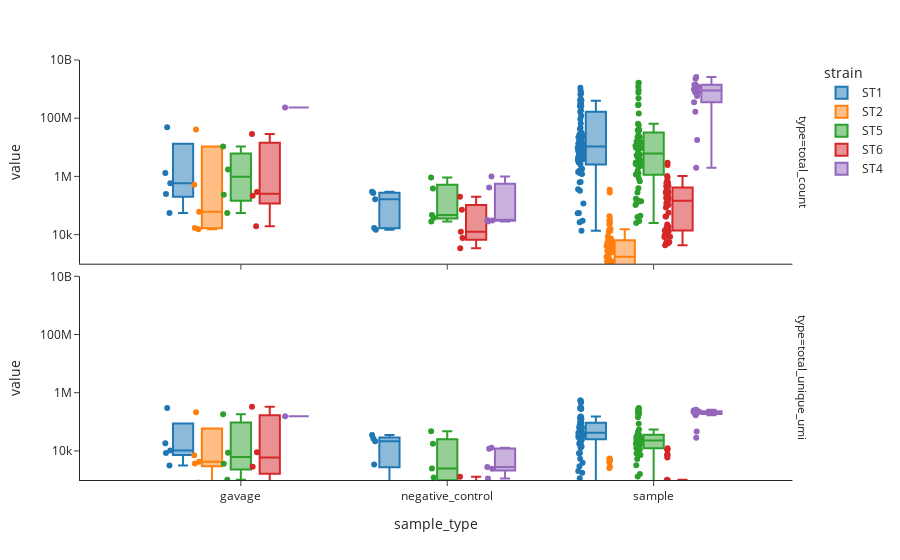

The notebook cell saved with this chart:
### Code cell
df_strains_gpd = df_total_stack.groupby(['sample_type', 'sample', 'strain']).agg(**agg_dict)

df_strains_gpd = df_strains_gpd.reset_index()
df_strains_gpd = df_strains_gpd.set_index(['sample_type', 'sample','strain']).stack()
df_strains_gpd = df_strains_gpd.reset_index()
display(df_strains_gpd)
df_strains_gpd = df_strains_gpd.rename(columns = {'level_3':'type', 0:'value'})
df_strains_gpd

fig = px.box(df_strains_gpd,
             x = 'sample_type',
             y = 'value',
             color = 'strain',
             facet_row='type',
             hover_data = ['sample'],
             template = 'simple_white',
             points = 'all',
             log_y = True,
             )
#for i, facet in fig.facets
#fig.update_yaxes(matches = None, showticklabels = True)
fig.update_yaxes(row = 1,col = 1 ,range = [3, 10])
fig.update_yaxes(row = 2, col = 1,range = [1, 7])
fig.show()

### Figure 1 — Plotly figure (JSON) as saved in the notebook; plotly's stock layout.template omitted (floating-point values rounded to 4 significant figures)
{"data": [{"alignmentgroup": "True", "boxpoints": "all", "customdata": [["s1_gavage-DNA"], ["s3_gavage-DNA"], ["s5_gavage-DNA"], ["s7_gavage-DNA"], ["s9_gavage-DNA"], ["NTC_H3_NTC"], ["WATER_B3_WATER"], ["WATER_C6_WATER"], ["WATER_D2_WATER"], ["WATER_F9_WATER"], ["s100_SI-DNA"], ["s101_SI-DNA"], ["s102_SI-DNA"], ["s103_SI-DNA"], ["s104_SI-DNA"], ["s105_SI-DNA"], ["s106_SI-DNA"], ["s107_SI-DNA"], ["s108_SI-DNA"], ["s109_Cecum-DNA"], ["s110_Cecum-DNA"], ["s111_Cecum-DNA"], ["s112_Cecum-DNA"], ["s113_Cecum-DNA"], ["s114_Cecum-DNA"], ["s115_Cecum-DNA"], ["s116_Cecum-DNA"], ["s117_Cecum-DNA"], ["s118_Cecum-DNA"], ["s119_Pr.-Colon-DNA"], ["s120_Pr.-Colon-DNA"], ["s121_Pr.-Colon-DNA"], ["s122_Pr.-Colon-DNA"], ["s123_Pr.-Colon-DNA"], ["s124_Pr.-Colon-DNA"], ["s125_Pr.-Colon-DNA"], ["s126_Pr.-Colon-DNA"], ["s127_Pr.-Colon-DNA"], ["s128_Pr.-Colon-DNA"], ["s19_stool-DNA"], ["s20_stool-DNA"], ["s21_stool-DNA"], ["s22_stool-DNA"], ["s23_stool-DNA"], ["s24_stool-DNA"], ["s25_stool-DNA"], ["s26_stool-DNA"], ["s27_stool-DNA"], ["s28_stool-DNA"], ["s29_stool-DNA"], ["s30_stool-DNA"], ["s31_stool-DNA"], ["s32_stool-DNA"], ["s33_stool-DNA"], ["s34_stool-DNA"], ["s35_stool-DNA"], ["s36_stool-DNA"], ["s37_stool-DNA"], ["s38_stool-DNA"], ["s39_stool-DNA"], ["s40_stool-DNA"], ["s41_stool-DNA"], ["s42_stool-DNA"], ["s43_stool-DNA"], ["s44_stool-DNA"], ["s45_stool-DNA"], ["s46_stool-DNA"], ["s47_stool-DNA"], ["s48_stool-DNA"], ["s49_stool-DNA"], ["s50_stool-DNA"], ["s51_stool-DNA"], ["s52_stool-DNA"], ["s53_stool-DNA"], ["s54_stool-DNA"], ["s55_stool-DNA"], ["s56_stool-DNA"], ["s57_stool-DNA"], ["s58_stool-DNA"], ["s99_SI-DNA"]], "hovertemplate": "strain=ST1<br>type=total_count<br>sample_type=%{x}<br>value=%{y}<br>sample=%{customdata[0]}<extra></extra>", "legendgroup": "ST1", "marker": {"color": "#1F77B4"}, "name": "ST1", "notched": false, "offsetgroup": "ST1", "orientation": "v", "showlegend": true, "type": "box", "x": ["gavage", "gavage", "gavage", "gavage", "gavage", "negative_control", "negative_control", "negative_control", "negative_control", "negative_control", "sample", "sample", "sample", "sample", "sample", "sample", "sample", "sample", "sample", "sample", "sample", "sample", "sample", "sample", "sample", "sample", "sample", "sample", "sample", "sample", "sample", "sample", "sample", "sample", "sample", "sample", "sample", "sample", "sample", "sample", "sample", "sample", "sample", "sample", "sample", "sample", "sample", "sample", "sample", "sample", "sample", "sample", "sample", "sample", "sample", "sample", "sample", "sample", "sample", "sample", "sample", "sample", "sample", "sample", "sample", "sample", "sample", "sample", "sample", "sample", "sample", "sample", "sample", "sample", "sample", "sample", "sample", "sample", "sample", "sample"], "x0": " ", "xaxis": "x2", "y": [48590000.0, 55070.0, 586500.0, 249200.0, 1304000.0, 269500.0, 16980.0, 162400.0, 297700.0, 14620.0, 627800.0, 1319000.0, 29830.0, 5859000.0, 363700.0, 27750000.0, 1412000.0, 9623000.0, 116600.0, 735600000.0, 166900000.0, 428400000.0, 54240.0, 320200000.0, 9711000.0, 42160000.0, 259400000.0, 5845000.0, 3813000.0, 27460000.0, 3642000.0, 24830000.0, 1263000.0, 4869000.0, 65490000.0, 13580000.0, 875100000.0, 11430000.0, 13150000.0, 415300000.0, 320500.0, 3020000.0, 1213000.0, 55570.0, 13590.0, 2558000.0, 26320.0, 8839000.0, 398700000.0, 297200000.0, 22260000.0, 122600000.0, 8642000.0, 273700000.0, 1410000.0, 430300000.0, 640100.0, 7658000.0, 5940000.0, 1106000000.0, 47020000.0, 16080000.0, 7434000.0, 319000000.0, 1632000.0, 715500000.0, 396200000.0, 8042000.0, 4493000.0, 257600000.0, 184100000.0, 31550000.0, 1819000.0, 641100000.0, 4579000.0, 18000000.0, 93840000.0, 15210000.0, 6242000.0, 21370000.0], "y0": " ", "yaxis": "y2"}, {"alignmentgroup": "True", "boxpoints": "all", "customdata": [["s1_gavage-DNA"], ["s3_gavage-DNA"], ["s5_gavage-DNA"], ["s7_gavage-DNA"], ["s9_gavage-DNA"], ["NTC_H3_NTC"], ["WATER_B3_WATER"], ["WATER_C6_WATER"], ["WATER_D2_WATER"], ["WATER_F9_WATER"], ["s100_SI-DNA"], ["s101_SI-DNA"], ["s102_SI-DNA"], ["s103_SI-DNA"], ["s104_SI-DNA"], ["s105_SI-DNA"], ["s106_SI-DNA"], ["s107_SI-DNA"], ["s108_SI-DNA"], ["s109_Cecum-DNA"], ["s110_Cecum-DNA"], ["s111_Cecum-DNA"], ["s112_Cecum-DNA"], ["s113_Cecum-DNA"], ["s114_Cecum-DNA"], ["s115_Cecum-DNA"], ["s116_Cecum-DNA"], ["s117_Cecum-DNA"], ["s118_Cecum-DNA"], ["s119_Pr.-Colon-DNA"], ["s120_Pr.-Colon-DNA"], ["s121_Pr.-Colon-DNA"], ["s122_Pr.-Colon-DNA"], ["s123_Pr.-Colon-DNA"], ["s124_Pr.-Colon-DNA"], ["s125_Pr.-Colon-DNA"], ["s126_Pr.-Colon-DNA"], ["s127_Pr.-Colon-DNA"], ["s128_Pr.-Colon-DNA"], ["s19_stool-DNA"], ["s20_stool-DNA"], ["s21_stool-DNA"], ["s22_stool-DNA"], ["s23_stool-DNA"], ["s24_stool-DNA"], ["s25_stool-DNA"], ["s26_stool-DNA"], ["s27_stool-DNA"], ["s28_stool-DNA"], ["s29_stool-DNA"], ["s30_stool-DNA"], ["s31_stool-DNA"], ["s32_stool-DNA"], ["s33_stool-DNA"], ["s34_stool-DNA"], ["s35_stool-DNA"], ["s36_stool-DNA"], ["s37_stool-DNA"], ["s38_stool-DNA"], ["s39_stool-DNA"], ["s40_stool-DNA"], ["s41_stool-DNA"], ["s42_stool-DNA"], ["s43_stool-DNA"], ["s44_stool-DNA"], ["s45_stool-DNA"], ["s46_stool-DNA"], ["s47_stool-DNA"], ["s48_stool-DNA"], ["s49_stool-DNA"], ["s50_stool-DNA"], ["s51_stool-DNA"], ["s52_stool-DNA"], ["s53_stool-DNA"], ["s54_stool-DNA"], ["s55_stool-DNA"], ["s56_stool-DNA"], ["s57_stool-DNA"], ["s58_stool-DNA"], ["s99_SI-DNA"]], "hovertemplate": "strain=ST1<br>type=total_unique_umi<br>sample_type=%{x}<br>value=%{y}<br>sample=%{customdata[0]}<extra></extra>", "legendgroup": "ST1", "marker": {"color": "#1F77B4"}, "name": "ST1", "notched": false, "offsetgroup": "ST1", "orientation": "v", "showlegend": false, "type": "box", "x": ["gavage", "gavage", "gavage", "gavage", "gavage", "negative_control", "negative_control", "negative_control", "negative_control", "negative_control", "sample", "sample", "sample", "sample", "sample", "sample", "sample", "sample", "sample", "sample", "sample", "sample", "sample", "sample", "sample", "sample", "sample", "sample", "sample", "sample", "sample", "sample", "sample", "sample", "sample", "sample", "sample", "sample", "sample", "sample", "sample", "sample", "sample", "sample", "sample", "sample", "sample", "sample", "sample", "sample", "sample", "sample", "sample", "sample", "sample", "sample", "sample", "sample", "sample", "sample", "sample", "sample", "sample", "sample", "sample", "sample", "sample", "sample", "sample", "sample", "sample", "sample", "sample", "sample", "sample", "sample", "sample", "sample", "sample", "sample"], "x0": " ", "xaxis": "x", "y": [298100.0, 3173.0, 8508.0, 18160.0, 10310.0, 35400.0, 3415.0, 26480.0, 21350.0, 772.0, 14790.0, 17680.0, 2020.0, 5352.0, 3943.0, 12900.0, 8485.0, 16740.0, 8311.0, 539100.0, 67880.0, 312400.0, 14300.0, 129900.0, 46590.0, 42060.0, 74630.0, 34650.0, 29960.0, 125300.0, 44560.0, 274600.0, 30360.0, 30840.0, 30790.0, 29510.0, 61210.0, 30280.0, 30160.0, 291900.0, 19160.0, 91260.0, 39150.0, 1780.0, 1158.0, 20150.0, 673.0, 151400.0, 148300.0, 477000.0, 30240.0, 298700.0, 25370.0, 134500.0, 33430.0, 88110.0, 2955.0, 52960.0, 54990.0, 457100.0, 66110.0, 296300.0, 43950.0, 126600.0, 33220.0, 88610.0, 65520.0, 36880.0, 41350.0, 538000.0, 92760.0, 286400.0, 23220.0, 143900.0, 33320.0, 84480.0, 61790.0, 42850.0, 41840.0, 40450.0], "y0": " ", "yaxis": "y"}, {"alignmentgroup": "True", "boxpoints": "all", "customdata": [["s1_gavage-DNA"], ["s3_gavage-DNA"], ["s5_gavage-DNA"], ["s7_gavage-DNA"], ["s9_gavage-DNA"], ["NTC_H3_NTC"], ["WATER_B3_WATER"], ["WATER_C6_WATER"], ["WATER_D2_WATER"], ["s100_SI-DNA"], ["s101_SI-DNA"], ["s102_SI-DNA"], ["s103_SI-DNA"], ["s104_SI-DNA"], ["s105_SI-DNA"], ["s106_SI-DNA"], ["s107_SI-DNA"], ["s108_SI-DNA"], ["s109_Cecum-DNA"], ["s110_Cecum-DNA"], ["s111_Cecum-DNA"], ["s112_Cecum-DNA"], ["s113_Cecum-DNA"], ["s114_Cecum-DNA"], ["s115_Cecum-DNA"], ["s116_Cecum-DNA"], ["s117_Cecum-DNA"], ["s118_Cecum-DNA"], ["s119_Pr.-Colon-DNA"], ["s120_Pr.-Colon-DNA"], ["s121_Pr.-Colon-DNA"], ["s122_Pr.-Colon-DNA"], ["s123_Pr.-Colon-DNA"], ["s124_Pr.-Colon-DNA"], ["s125_Pr.-Colon-DNA"], ["s126_Pr.-Colon-DNA"], ["s127_Pr.-Colon-DNA"], ["s128_Pr.-Colon-DNA"], ["s19_stool-DNA"], ["s20_stool-DNA"], ["s21_stool-DNA"], ["s22_stool-DNA"], ["s23_stool-DNA"], ["s24_stool-DNA"], ["s25_stool-DNA"], ["s26_stool-DNA"], ["s27_stool-DNA"], ["s28_stool-DNA"], ["s29_stool-DNA"], ["s30_stool-DNA"], ["s31_stool-DNA"], ["s32_stool-DNA"], ["s33_stool-DNA"], ["s34_stool-DNA"], ["s35_stool-DNA"], ["s37_stool-DNA"], ["s38_stool-DNA"], ["s39_stool-DNA"], ["s40_stool-DNA"], ["s41_stool-DNA"], ["s42_stool-DNA"], ["s43_stool-DNA"], ["s44_stool-DNA"], ["s45_stool-DNA"], ["s46_stool-DNA"], ["s47_stool-DNA"], ["s48_stool-DNA"], ["s49_stool-DNA"], ["s50_stool-DNA"], ["s51_stool-DNA"], ["s52_stool-DNA"], ["s53_stool-DNA"], ["s54_stool-DNA"], ["s55_stool-DNA"], ["s56_stool-DNA"], ["s57_stool-DNA"], ["s58_stool-DNA"], ["s99_SI-DNA"]], "hovertemplate": "strain=ST2<br>type=total_count<br>sample_type=%{x}<br>value=%{y}<br>sample=%{customdata[0]}<extra></extra>", "legendgroup": "ST2", "marker": {"color": "#FF7F0E"}, "name": "ST2", "notched": false, "offsetgroup": "ST2", "orientation": "v", "showlegend": true, "type": "box", "x": ["gavage", "gavage", "gavage", "gavage", "gavage", "negative_control", "negative_control", "negative_control", "negative_control", "sample", "sample", "sample", "sample", "sample", "sample", "sample", "sample", "sample", "sample", "sample", "sample", "sample", "sample", "sample", "sample", "sample", "sample", "sample", "sample", "sample", "sample", "sample", "sample", "sample", "sample", "sample", "sample", "sample", "sample", "sample", "sample", "sample", "sample", "sample", "sample", "sample", "sample", "sample", "sample", "sample", "sample", "sample", "sample", "sample", "sample", "sample", "sample", "sample", "sample", "sample", "sample", "sample", "sample", "sample", "sample", "sample", "sample", "sample", "sample", "sample", "sample", "sample", "sample", "sample", "sample", "sample", "sample", "sample"], "x0": " ", "xaxis": "x2", "y": [40710000.0, 15230.0, 61440.0, 16800.0, 518400.0, 33.0, 743.0, 84.0, 22.0, 14.0, 156.0, 2.0, 796.0, 909.0, 232.0, 92.0, 6904.0, 38.0, 24800.0, 13660.0, 5627.0, 1.0, 625.0, 1682.0, 18.0, 910.0, 1741.0, 2560.0, 15750.0, 69.0, 629.0, 522.0, 536.0, 718.0, 13.0, 3150.0, 3541.0, 4146.0, 282100.0, 22520.0, 4160.0, 42480.0, 434.0, 3.0, 29220.0, 800.0, 6379.0, 346000.0, 5200.0, 1453.0, 5622.0, 2464.0, 736.0, 20.0, 7155.0, 2064.0, 3394.0, 32880.0, 3184.0, 1211.0, 15250.0, 6346.0, 114.0, 7400.0, 4977.0, 12650.0, 8860.0, 13580.0, 4219.0, 1187.0, 256.0, 1114.0, 77.0, 51.0, 214.0, 2717.0, 4074.0, 1162.0], "y0": " ", "yaxis": "y2"}, {"alignmentgroup": "True", "boxpoints": "all", "customdata": [["s1_gavage-DNA"], ["s3_gavage-DNA"], ["s5_gavage-DNA"], ["s7_gavage-DNA"], ["s9_gavage-DNA"], ["NTC_H3_NTC"], ["WATER_B3_WATER"], ["WATER_C6_WATER"], ["WATER_D2_WATER"], ["s100_SI-DNA"], ["s101_SI-DNA"], ["s102_SI-DNA"], ["s103_SI-DNA"], ["s104_SI-DNA"], ["s105_SI-DNA"], ["s106_SI-DNA"], ["s107_SI-DNA"], ["s108_SI-DNA"], ["s109_Cecum-DNA"], ["s110_Cecum-DNA"], ["s111_Cecum-DNA"], ["s112_Cecum-DNA"], ["s113_Cecum-DNA"], ["s114_Cecum-DNA"], ["s115_Cecum-DNA"], ["s116_Cecum-DNA"], ["s117_Cecum-DNA"], ["s118_Cecum-DNA"], ["s119_Pr.-Colon-DNA"], ["s120_Pr.-Colon-DNA"], ["s121_Pr.-Colon-DNA"], ["s122_Pr.-Colon-DNA"], ["s123_Pr.-Colon-DNA"], ["s124_Pr.-Colon-DNA"], ["s125_Pr.-Colon-DNA"], ["s126_Pr.-Colon-DNA"], ["s127_Pr.-Colon-DNA"], ["s128_Pr.-Colon-DNA"], ["s19_stool-DNA"], ["s20_stool-DNA"], ["s21_stool-DNA"], ["s22_stool-DNA"], ["s23_stool-DNA"], ["s24_stool-DNA"], ["s25_stool-DNA"], ["s26_stool-DNA"], ["s27_stool-DNA"], ["s28_stool-DNA"], ["s29_stool-DNA"], ["s30_stool-DNA"], ["s31_stool-DNA"], ["s32_stool-DNA"], ["s33_stool-DNA"], ["s34_stool-DNA"], ["s35_stool-DNA"], ["s37_stool-DNA"], ["s38_stool-DNA"], ["s39_stool-DNA"], ["s40_stool-DNA"], ["s41_stool-DNA"], ["s42_stool-DNA"], ["s43_stool-DNA"], ["s44_stool-DNA"], ["s45_stool-DNA"], ["s46_stool-DNA"], ["s47_stool-DNA"], ["s48_stool-DNA"], ["s49_stool-DNA"], ["s50_stool-DNA"], ["s51_stool-DNA"], ["s52_stool-DNA"], ["s53_stool-DNA"], ["s54_stool-DNA"], ["s55_stool-DNA"], ["s56_stool-DNA"], ["s57_stool-DNA"], ["s58_stool-DNA"], ["s99_SI-DNA"]], "hovertemplate": "strain=ST2<br>type=total_unique_umi<br>sample_type=%{x}<br>value=%{y}<br>sample=%{customdata[0]}<extra></extra>", "legendgroup": "ST2", "marker": {"color": "#FF7F0E"}, "name": "ST2", "notched": false, "offsetgroup": "ST2", "orientation": "v", "showlegend": false, "type": "box", "x": ["gavage", "gavage", "gavage", "gavage", "gavage", "negative_control", "negative_control", "negative_control", "negative_control", "sample", "sample", "sample", "sample", "sample", "sample", "sample", "sample", "sample", "sample", "sample", "sample", "sample", "sample", "sample", "sample", "sample", "sample", "sample", "sample", "sample", "sample", "sample", "sample", "sample", "sample", "sample", "sample", "sample", "sample", "sample", "sample", "sample", "sample", "sample", "sample", "sample", "sample", "sample", "sample", "sample", "sample", "sample", "sample", "sample", "sample", "sample", "sample", "sample", "sample", "sample", "sample", "sample", "sample", "sample", "sample", "sample", "sample", "sample", "sample", "sample", "sample", "sample", "sample", "sample", "sample", "sample", "sample", "sample"], "x0": " ", "xaxis": "x", "y": [214500.0, 818.0, 3682.0, 7109.0, 4235.0, 17.0, 7.0, 79.0, 10.0, 10.0, 15.0, 2.0, 14.0, 8.0, 18.0, 17.0, 33.0, 21.0, 52.0, 21.0, 40.0, 1.0, 20.0, 39.0, 6.0, 42.0, 23.0, 58.0, 47.0, 17.0, 39.0, 39.0, 9.0, 18.0, 8.0, 51.0, 36.0, 22.0, 5184.0, 2886.0, 4081.0, 5179.0, 7.0, 2.0, 2584.0, 13.0, 5489.0, 4577.0, 49.0, 22.0, 51.0, 25.0, 32.0, 18.0, 55.0, 28.0, 71.0, 142.0, 92.0, 113.0, 123.0, 92.0, 76.0, 144.0, 147.0, 108.0, 170.0, 43.0, 32.0, 53.0, 15.0, 27.0, 18.0, 40.0, 28.0, 17.0, 63.0, 15.0], "y0": " ", "yaxis": "y"}, {"alignmentgroup": "True", "boxpoints": "all", "customdata": [["s2_gavage-DNA"], ["s4_gavage-DNA"], ["s6_gavage-DNA"], ["s8_gavage-DNA"], ["NTC_H3_NTC"], ["WATER_B3_WATER"], ["WATER_C6_WATER"], ["WATER_D2_WATER"], ["WATER_F9_WATER"], ["s100_SI-DNA"], ["s101_SI-DNA"], ["s102_SI-DNA"], ["s103_SI-DNA"], ["s104_SI-DNA"], ["s105_SI-DNA"], ["s106_SI-DNA"], ["s109_Cecum-DNA"], ["s110_Cecum-DNA"], ["s111_Cecum-DNA"], ["s112_Cecum-DNA"], ["s113_Cecum-DNA"], ["s114_Cecum-DNA"], ["s115_Cecum-DNA"], ["s116_Cecum-DNA"], ["s119_Pr.-Colon-DNA"], ["s120_Pr.-Colon-DNA"], ["s121_Pr.-Colon-DNA"], ["s122_Pr.-Colon-DNA"], ["s123_Pr.-Colon-DNA"], ["s124_Pr.-Colon-DNA"], ["s125_Pr.-Colon-DNA"], ["s126_Pr.-Colon-DNA"], ["s19_stool-DNA"], ["s20_stool-DNA"], ["s21_stool-DNA"], ["s22_stool-DNA"], ["s23_stool-DNA"], ["s24_stool-DNA"], ["s25_stool-DNA"], ["s26_stool-DNA"], ["s29_stool-DNA"], ["s30_stool-DNA"], ["s31_stool-DNA"], ["s32_stool-DNA"], ["s33_stool-DNA"], ["s34_stool-DNA"], ["s35_stool-DNA"], ["s36_stool-DNA"], ["s39_stool-DNA"], ["s40_stool-DNA"], ["s41_stool-DNA"], ["s42_stool-DNA"], ["s43_stool-DNA"], ["s44_stool-DNA"], ["s45_stool-DNA"], ["s46_stool-DNA"], ["s49_stool-DNA"], ["s50_stool-DNA"], ["s51_stool-DNA"], ["s52_stool-DNA"], ["s53_stool-DNA"], ["s54_stool-DNA"], ["s55_stool-DNA"], ["s56_stool-DNA"], ["s99_SI-DNA"]], "hovertemplate": "strain=ST5<br>type=total_count<br>sample_type=%{x}<br>value=%{y}<br>sample=%{customdata[0]}<extra></extra>", "legendgroup": "ST5", "marker": {"color": "#2CA02C"}, "name": "ST5", "notched": false, "offsetgroup": "ST5", "orientation": "v", "showlegend": true, "type": "box", "x": ["gavage", "gavage", "gavage", "gavage", "negative_control", "negative_control", "negative_control", "negative_control", "negative_control", "sample", "sample", "sample", "sample", "sample", "sample", "sample", "sample", "sample", "sample", "sample", "sample", "sample", "sample", "sample", "sample", "sample", "sample", "sample", "sample", "sample", "sample", "sample", "sample", "sample", "sample", "sample", "sample", "sample", "sample", "sample", "sample", "sample", "sample", "sample", "sample", "sample", "sample", "sample", "sample", "sample", "sample", "sample", "sample", "sample", "sample", "sample", "sample", "sample", "sample", "sample", "sample", "sample", "sample", "sample", "sample"], "x0": " ", "xaxis": "x2", "y": [10610000.0, 235500.0, 54990.0, 1721000.0, 47160.0, 37800.0, 387400.0, 920900.0, 28440.0, 4669000.0, 2574000.0, 169800.0, 15590000.0, 1129000.0, 26160000.0, 1165000.0, 22380000.0, 1636000000.0, 11260000.0, 5511000.0, 6776000.0, 57810000.0, 279800.0, 1562000.0, 4065000.0, 38340000.0, 849400.0, 145900000.0, 122600.0, 482600000.0, 139200.0, 5319000.0, 2728000.0, 65060000.0, 151100.0, 9688000.0, 44180.0, 40500.0, 15840000.0, 24810.0, 2253000.0, 754100000.0, 2977000.0, 1214000000.0, 10830000.0, 10220000.0, 2343000.0, 29280.0, 40420000.0, 293800000.0, 394400.0, 920200000.0, 11960000.0, 11270000.0, 2765000.0, 3590000.0, 9344000.0, 1660000000.0, 1283000.0, 280900000.0, 14910000.0, 38330000.0, 103600.0, 679100.0, 22160000.0], "y0": " ", "yaxis": "y2"}, {"alignmentgroup": "True", "boxpoints": "all", "customdata": [["s2_gavage-DNA"], ["s4_gavage-DNA"], ["s6_gavage-DNA"], ["s8_gavage-DNA"], ["NTC_H3_NTC"], ["WATER_B3_WATER"], ["WATER_C6_WATER"], ["WATER_D2_WATER"], ["WATER_F9_WATER"], ["s100_SI-DNA"], ["s101_SI-DNA"], ["s102_SI-DNA"], ["s103_SI-DNA"], ["s104_SI-DNA"], ["s105_SI-DNA"], ["s106_SI-DNA"], ["s109_Cecum-DNA"], ["s110_Cecum-DNA"], ["s111_Cecum-DNA"], ["s112_Cecum-DNA"], ["s113_Cecum-DNA"], ["s114_Cecum-DNA"], ["s115_Cecum-DNA"], ["s116_Cecum-DNA"], ["s119_Pr.-Colon-DNA"], ["s120_Pr.-Colon-DNA"], ["s121_Pr.-Colon-DNA"], ["s122_Pr.-Colon-DNA"], ["s123_Pr.-Colon-DNA"], ["s124_Pr.-Colon-DNA"], ["s125_Pr.-Colon-DNA"], ["s126_Pr.-Colon-DNA"], ["s19_stool-DNA"], ["s20_stool-DNA"], ["s21_stool-DNA"], ["s22_stool-DNA"], ["s23_stool-DNA"], ["s24_stool-DNA"], ["s25_stool-DNA"], ["s26_stool-DNA"], ["s29_stool-DNA"], ["s30_stool-DNA"], ["s31_stool-DNA"], ["s32_stool-DNA"], ["s33_stool-DNA"], ["s34_stool-DNA"], ["s35_stool-DNA"], ["s36_stool-DNA"], ["s39_stool-DNA"], ["s40_stool-DNA"], ["s41_stool-DNA"], ["s42_stool-DNA"], ["s43_stool-DNA"], ["s44_stool-DNA"], ["s45_stool-DNA"], ["s46_stool-DNA"], ["s49_stool-DNA"], ["s50_stool-DNA"], ["s51_stool-DNA"], ["s52_stool-DNA"], ["s53_stool-DNA"], ["s54_stool-DNA"], ["s55_stool-DNA"], ["s56_stool-DNA"], ["s99_SI-DNA"]], "hovertemplate": "strain=ST5<br>type=total_unique_umi<br>sample_type=%{x}<br>value=%{y}<br>sample=%{customdata[0]}<extra></extra>", "legendgroup": "ST5", "marker": {"color": "#2CA02C"}, "name": "ST5", "notched": false, "offsetgroup": "ST5", "orientation": "v", "showlegend": false, "type": "box", "x": ["gavage", "gavage", "gavage", "gavage", "negative_control", "negative_control", "negative_control", "negative_control", "negative_control", "sample", "sample", "sample", "sample", "sample", "sample", "sample", "sample", "sample", "sample", "sample", "sample", "sample", "sample", "sample", "sample", "sample", "sample", "sample", "sample", "sample", "sample", "sample", "sample", "sample", "sample", "sample", "sample", "sample", "sample", "sample", "sample", "sample", "sample", "sample", "sample", "sample", "sample", "sample", "sample", "sample", "sample", "sample", "sample", "sample", "sample", "sample", "sample", "sample", "sample", "sample", "sample", "sample", "sample", "sample", "sample"], "x0": " ", "xaxis": "x", "y": [181200.0, 8713.0, 1013.0, 3621.0, 2476.0, 1220.0, 17700.0, 47610.0, 299.0, 86420.0, 11680.0, 5318.0, 13520.0, 3197.0, 12580.0, 7498.0, 26160.0, 295900.0, 27290.0, 54440.0, 20750.0, 45050.0, 10510.0, 15590.0, 20030.0, 250800.0, 29240.0, 185900.0, 9497.0, 34530.0, 12220.0, 17800.0, 8197.0, 143500.0, 13340.0, 24280.0, 1614.0, 388.0, 10870.0, 371.0, 22820.0, 266700.0, 34970.0, 192700.0, 21610.0, 35420.0, 22930.0, 1321.0, 26100.0, 229600.0, 29480.0, 209300.0, 22780.0, 29830.0, 17310.0, 16840.0, 30530.0, 283000.0, 33710.0, 196200.0, 17980.0, 36110.0, 18760.0, 17970.0, 7205.0], "y0": " ", "yaxis": "y"}, {"alignmentgroup": "True", "boxpoints": "all", "customdata": [["s2_gavage-DNA"], ["s4_gavage-DNA"], ["s6_gavage-DNA"], ["s8_gavage-DNA"], ["NTC_H3_NTC"], ["WATER_B3_WATER"], ["WATER_C6_WATER"], ["WATER_D2_WATER"], ["WATER_F9_WATER"], ["s100_SI-DNA"], ["s101_SI-DNA"], ["s102_SI-DNA"], ["s103_SI-DNA"], ["s104_SI-DNA"], ["s105_SI-DNA"], ["s106_SI-DNA"], ["s109_Cecum-DNA"], ["s110_Cecum-DNA"], ["s111_Cecum-DNA"], ["s112_Cecum-DNA"], ["s113_Cecum-DNA"], ["s114_Cecum-DNA"], ["s115_Cecum-DNA"], ["s116_Cecum-DNA"], ["s119_Pr.-Colon-DNA"], ["s120_Pr.-Colon-DNA"], ["s121_Pr.-Colon-DNA"], ["s122_Pr.-Colon-DNA"], ["s123_Pr.-Colon-DNA"], ["s124_Pr.-Colon-DNA"], ["s125_Pr.-Colon-DNA"], ["s126_Pr.-Colon-DNA"], ["s19_stool-DNA"], ["s20_stool-DNA"], ["s21_stool-DNA"], ["s22_stool-DNA"], ["s23_stool-DNA"], ["s24_stool-DNA"], ["s25_stool-DNA"], ["s26_stool-DNA"], ["s29_stool-DNA"], ["s30_stool-DNA"], ["s31_stool-DNA"], ["s32_stool-DNA"], ["s33_stool-DNA"], ["s34_stool-DNA"], ["s35_stool-DNA"], ["s36_stool-DNA"], ["s39_stool-DNA"], ["s40_stool-DNA"], ["s41_stool-DNA"], ["s42_stool-DNA"], ["s43_stool-DNA"], ["s44_stool-DNA"], ["s45_stool-DNA"], ["s46_stool-DNA"], ["s49_stool-DNA"], ["s50_stool-DNA"], ["s51_stool-DNA"], ["s52_stool-DNA"], ["s53_stool-DNA"], ["s54_stool-DNA"], ["s55_stool-DNA"], ["s56_stool-DNA"], ["s99_SI-DNA"]], "hovertemplate": "strain=ST6<br>type=total_count<br>sample_type=%{x}<br>value=%{y}<br>sample=%{customdata[0]}<extra></extra>", "legendgroup": "ST6", "marker": {"color": "#D62728"}, "name": "ST6", "notched": false, "offsetgroup": "ST6", "orientation": "v", "showlegend": true, "type": "box", "x": ["gavage", "gavage", "gavage", "gavage", "negative_control", "negative_control", "negative_control", "negative_control", "negative_control", "sample", "sample", "sample", "sample", "sample", "sample", "sample", "sample", "sample", "sample", "sample", "sample", "sample", "sample", "sample", "sample", "sample", "sample", "sample", "sample", "sample", "sample", "sample", "sample", "sample", "sample", "sample", "sample", "sample", "sample", "sample", "sample", "sample", "sample", "sample", "sample", "sample", "sample", "sample", "sample", "sample", "sample", "sample", "sample", "sample", "sample", "sample", "sample", "sample", "sample", "sample", "sample", "sample", "sample", "sample", "sample"], "x0": " ", "xaxis": "x2", "y": [28470000.0, 215900.0, 19220.0, 291300.0, 12510.0, 7687.0, 71730.0, 199300.0, 3378.0, 41940.0, 592300.0, 13780.0, 2445000.0, 8247.0, 118400.0, 274600.0, 185500.0, 257100.0, 104500.0, 5062.0, 107000.0, 16800.0, 18620.0, 275100.0, 588500.0, 13250.0, 13020.0, 108300.0, 5621.0, 717700.0, 9518.0, 597600.0, 286100.0, 193600.0, 22030.0, 466800.0, 8437.0, 8369.0, 386000.0, 5468.0, 520600.0, 908700.0, 167800.0, 1022000.0, 328400.0, 13890.0, 591400.0, 4283.0, 450000.0, 281300.0, 14120.0, 455200.0, 145100.0, 11710.0, 218900.0, 609000.0, 145900.0, 309000.0, 41810.0, 85730.0, 311800.0, 8567.0, 12650.0, 55870.0, 2934000.0], "y0": " ", "yaxis": "y2"}, {"alignmentgroup": "True", "boxpoints": "all", "customdata": [["s2_gavage-DNA"], ["s4_gavage-DNA"], ["s6_gavage-DNA"], ["s8_gavage-DNA"], ["NTC_H3_NTC"], ["WATER_B3_WATER"], ["WATER_C6_WATER"], ["WATER_D2_WATER"], ["WATER_F9_WATER"], ["s100_SI-DNA"], ["s101_SI-DNA"], ["s102_SI-DNA"], ["s103_SI-DNA"], ["s104_SI-DNA"], ["s105_SI-DNA"], ["s106_SI-DNA"], ["s109_Cecum-DNA"], ["s110_Cecum-DNA"], ["s111_Cecum-DNA"], ["s112_Cecum-DNA"], ["s113_Cecum-DNA"], ["s114_Cecum-DNA"], ["s115_Cecum-DNA"], ["s116_Cecum-DNA"], ["s119_Pr.-Colon-DNA"], ["s120_Pr.-Colon-DNA"], ["s121_Pr.-Colon-DNA"], ["s122_Pr.-Colon-DNA"], ["s123_Pr.-Colon-DNA"], ["s124_Pr.-Colon-DNA"], ["s125_Pr.-Colon-DNA"], ["s126_Pr.-Colon-DNA"], ["s19_stool-DNA"], ["s20_stool-DNA"], ["s21_stool-DNA"], ["s22_stool-DNA"], ["s23_stool-DNA"], ["s24_stool-DNA"], ["s25_stool-DNA"], ["s26_stool-DNA"], ["s29_stool-DNA"], ["s30_stool-DNA"], ["s31_stool-DNA"], ["s32_stool-DNA"], ["s33_stool-DNA"], ["s34_stool-DNA"], ["s35_stool-DNA"], ["s36_stool-DNA"], ["s39_stool-DNA"], ["s40_stool-DNA"], ["s41_stool-DNA"], ["s42_stool-DNA"], ["s43_stool-DNA"], ["s44_stool-DNA"], ["s45_stool-DNA"], ["s46_stool-DNA"], ["s49_stool-DNA"], ["s50_stool-DNA"], ["s51_stool-DNA"], ["s52_stool-DNA"], ["s53_stool-DNA"], ["s54_stool-DNA"], ["s55_stool-DNA"], ["s56_stool-DNA"], ["s99_SI-DNA"]], "hovertemplate": "strain=ST6<br>type=total_unique_umi<br>sample_type=%{x}<br>value=%{y}<br>sample=%{customdata[0]}<extra></extra>", "legendgroup": "ST6", "marker": {"color": "#D62728"}, "name": "ST6", "notched": false, "offsetgroup": "ST6", "orientation": "v", "showlegend": false, "type": "box", "x": ["gavage", "gavage", "gavage", "gavage", "negative_control", "negative_control", "negative_control", "negative_control", "negative_control", "sample", "sample", "sample", "sample", "sample", "sample", "sample", "sample", "sample", "sample", "sample", "sample", "sample", "sample", "sample", "sample", "sample", "sample", "sample", "sample", "sample", "sample", "sample", "sample", "sample", "sample", "sample", "sample", "sample", "sample", "sample", "sample", "sample", "sample", "sample", "sample", "sample", "sample", "sample", "sample", "sample", "sample", "sample", "sample", "sample", "sample", "sample", "sample", "sample", "sample", "sample", "sample", "sample", "sample", "sample", "sample"], "x0": " ", "xaxis": "x", "y": [326100.0, 8972.0, 433.0, 2843.0, 560.0, 72.0, 709.0, 1286.0, 18.0, 631.0, 694.0, 204.0, 600.0, 95.0, 316.0, 987.0, 223.0, 197.0, 210.0, 116.0, 187.0, 227.0, 224.0, 398.0, 625.0, 213.0, 279.0, 318.0, 101.0, 320.0, 212.0, 374.0, 286.0, 472.0, 498.0, 594.0, 64.0, 57.0, 462.0, 44.0, 11260.0, 6855.0, 11130.0, 7317.0, 7720.0, 5909.0, 12390.0, 51.0, 251.0, 310.0, 339.0, 318.0, 221.0, 255.0, 302.0, 469.0, 866.0, 684.0, 987.0, 705.0, 730.0, 556.0, 1013.0, 890.0, 553.0], "y0": " ", "yaxis": "y"}, {"alignmentgroup": "True", "boxpoints": "all", "customdata": [["s9_gavage-DNA"], ["NTC_H3_NTC"], ["WATER_B3_WATER"], ["WATER_C6_WATER"], ["WATER_D2_WATER"], ["WATER_F9_WATER"], ["s107_SI-DNA"], ["s108_SI-DNA"], ["s117_Cecum-DNA"], ["s118_Cecum-DNA"], ["s127_Pr.-Colon-DNA"], ["s128_Pr.-Colon-DNA"], ["s27_stool-DNA"], ["s28_stool-DNA"], ["s37_stool-DNA"], ["s38_stool-DNA"], ["s47_stool-DNA"], ["s48_stool-DNA"], ["s57_stool-DNA"], ["s58_stool-DNA"]], "hovertemplate": "strain=ST4<br>type=total_count<br>sample_type=%{x}<br>value=%{y}<br>sample=%{customdata[0]}<extra></extra>", "legendgroup": "ST4", "marker": {"color": "#9467BD"}, "name": "ST4", "notched": false, "offsetgroup": "ST4", "orientation": "v", "showlegend": true, "type": "box", "x": ["gavage", "negative_control", "negative_control", "negative_control", "negative_control", "negative_control", "sample", "sample", "sample", "sample", "sample", "sample", "sample", "sample", "sample", "sample", "sample", "sample", "sample", "sample"], "x0": " ", "xaxis": "x2", "y": [234800000.0, 30640.0, 31850.0, 417300.0, 999000.0, 28320.0, 352300000.0, 17820000.0, 1189000000.0, 575600000.0, 1400000000.0, 2288000000.0, 1971000.0, 165300000.0, 977700000.0, 769500000.0, 1416000000.0, 800400000.0, 2596000000.0, 1125000000.0], "y0": " ", "yaxis": "y2"}, {"alignmentgroup": "True", "boxpoints": "all", "customdata": [["s9_gavage-DNA"], ["NTC_H3_NTC"], ["WATER_B3_WATER"], ["WATER_C6_WATER"], ["WATER_D2_WATER"], ["WATER_F9_WATER"], ["s107_SI-DNA"], ["s108_SI-DNA"], ["s117_Cecum-DNA"], ["s118_Cecum-DNA"], ["s127_Pr.-Colon-DNA"], ["s128_Pr.-Colon-DNA"], ["s27_stool-DNA"], ["s28_stool-DNA"], ["s37_stool-DNA"], ["s38_stool-DNA"], ["s47_stool-DNA"], ["s48_stool-DNA"], ["s57_stool-DNA"], ["s58_stool-DNA"]], "hovertemplate": "strain=ST4<br>type=total_unique_umi<br>sample_type=%{x}<br>value=%{y}<br>sample=%{customdata[0]}<extra></extra>", "legendgroup": "ST4", "marker": {"color": "#9467BD"}, "name": "ST4", "notched": false, "offsetgroup": "ST4", "orientation": "v", "showlegend": false, "type": "box", "x": ["gavage", "negative_control", "negative_control", "negative_control", "negative_control", "negative_control", "sample", "sample", "sample", "sample", "sample", "sample", "sample", "sample", "sample", "sample", "sample", "sample", "sample", "sample"], "x0": " ", "xaxis": "x", "y": [155000.0, 2445.0, 1125.0, 12750.0, 11850.0, 2790.0, 167300.0, 186300.0, 223100.0, 196800.0, 211900.0, 202200.0, 28240.0, 46530.0, 226600.0, 246400.0, 217400.0, 260500.0, 230100.0, 254500.0], "y0": " ", "yaxis": "y"}], "layout": {"annotations": [{"font": {}, "showarrow": false, "text": "type=total_unique_umi", "textangle": 90, "x": 0.98, "xanchor": "left", "xref": "paper", "y": 0.2425, "yanchor": "middle", "yref": "paper"}, {"font": {}, "showarrow": false, "text": "type=total_count", "textangle": 90, "x": 0.98, "xanchor": "left", "xref": "paper", "y": 0.7575, "yanchor": "middle", "yref": "paper"}], "boxmode": "group", "legend": {"title": {"text": "strain"}, "tracegroupgap": 0}, "margin": {"t": 60}, "xaxis": {"anchor": "y", "domain": [0, 0.98], "title": {"text": "sample_type"}}, "xaxis2": {"anchor": "y2", "domain": [0, 0.98], "matches": "x", "showticklabels": false}, "yaxis": {"anchor": "x", "domain": [0, 0.485], "range": [3, 10], "title": {"text": "value"}, "type": "log"}, "yaxis2": {"anchor": "x2", "domain": [0.515, 1], "matches": "y", "range": [1, 7], "title": {"text": "value"}, "type": "log"}}}
